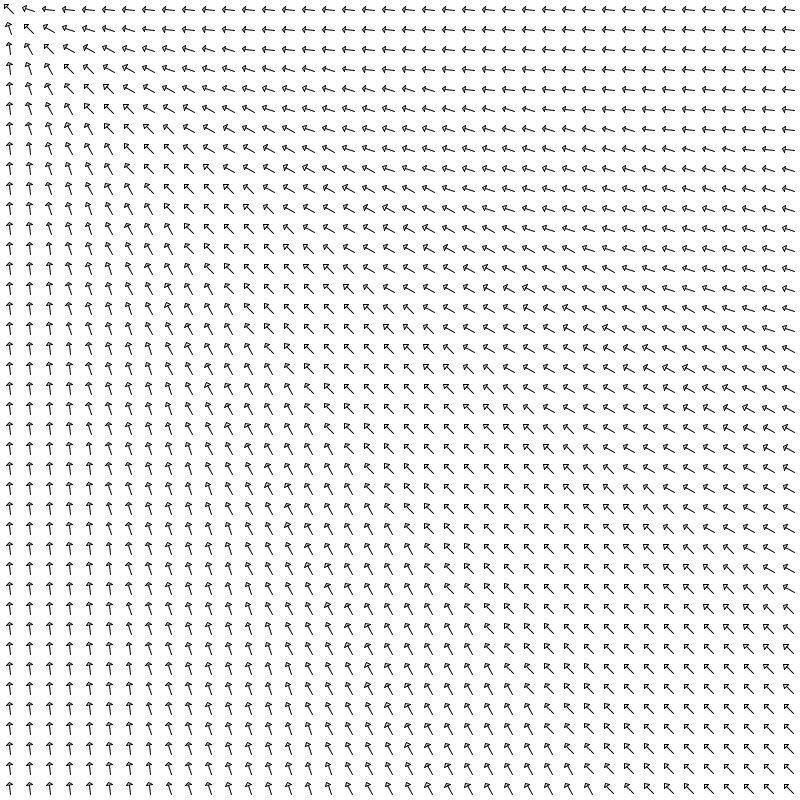
Frame 1 (no input)
Frame 60 (the mouse pressed at the canvas centre just before this capture): identical to frame 1, image omitted
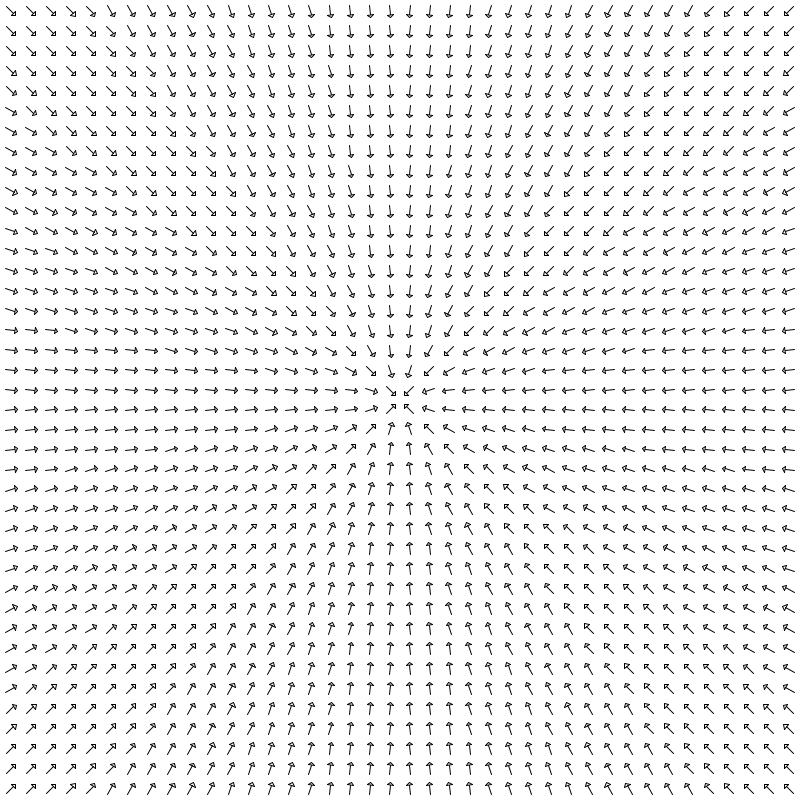
Frame 120 (the mouse held since frame 60 and released just before this capture)

The Processing sketch that drew these frames (run headless with seeded random() and noise(); from frame 60 on, the mouse is pressed at the canvas centre):

// Processing sketch: pvector_linhas_direcionadas
// ── pvector_linhas_direcionadas.pde
PVector[] lines;
// cria um array para guardar a origem das linhas
PVector[] current_lines;
// cria um array para guardar o vetor resultante
// da subtração do vetor da linha com o vetor da
// posição do cursor
int standard_spacing = 20;
// define um espaçamento padrão entre cada linha
int standard_dimension = 10;
// define a dimensão padrão da linha
PVector current_mouse;
// vetor que recebe as coordenadas do cursor a cada iteração de draw()
int current_x, current_y;
// variáveis que atualizam a posição de cada linha
// (usadas somente na inicialização do array lines)

void setup(){
  size(800,800);
  // define o tamanho do canvas
  fill(255);
  int indexes = (width/standard_spacing)*(height/standard_spacing);
  // calcula o número de linhas que cabem na tela
  lines = new PVector[indexes];
  // inicializa o array de linhas com o tamanho definido pela variável indexes
  for(int i = 0; i < lines.length; i++){
    // itera por cada index do array lines
    current_x = ((i*standard_spacing)%width) + ((standard_spacing-standard_dimension));
    // define a origem de cada linha no eixo horizontal [x] (cada index no array
    // corresponde a uma linha)
    current_y = (((i*standard_spacing)/width)*standard_spacing) + ((standard_spacing-standard_dimension));
    // define a origem de cada linha no eixo vertical [y]
    lines[i] = new PVector(current_x, current_y);
    // cria um PVector com o x e y definidos;
    // o PVector é guardado no index atual (variável i)
  }
  current_lines = new PVector[indexes];
  // inicializa o array current_lines com o mesmo número de indexes
  // que lines
//println(indexes);
  smooth();
  // indica que as linhas no programa deverão ser suavizadas quando renderizadas
}

void draw(){
  noStroke();
  // indica que formas geométricas deverão ser desenhadas sem contorno
  rect(0, 0,width,height);
  // desenha um retângulo branco sobre o canvas a cada iteração,
  // apagando o que havia sido desenhado na iteração anterior
  
  current_mouse = new PVector(mouseX, mouseY);
  // inicializa o PVector current_mouse com as coordenadas x e y do cursor
  stroke(0);
  // atribui a cor 0 [preto] às linhas de contorno das
  // formas geométricas a serem desenhadas
  
  for(int i = 0; i < lines.length; i++){
    // itera por todos os indexes do array lines
    // para fazer os cálculos e desenhar as linhas
    current_lines[i] = new PVector(lines[i].x,lines[i].y);
    // é criando um PVector no index atual do array current_lines
    // com as mesmas coordenadas do array lines
    current_lines[i].sub(current_mouse);
    // o PVector current_lines[i] é subtraído do PVector current_mouse,
    // gerando um vetor que indica a direção do ponto de origem (lines)
    // ao cursor (current_mouse)
    pushMatrix();
    translate(lines[i].x,lines[i].y);
    // a coordenada (0,0) da composição é movida para a coordenada da origem da linha
    //pushMatrix();
    rotate(current_lines[i].heading());
    // a composição é rotacionada na mesma direção do vetor resultante do cálculo
    // entre origem da linha e posição atual do cursor (portanto todas as linhas
    // apontarão em direção ao cursor)
//line(0,0,10,0);
//line(0,-3,0,3);
//line(0,-3,-3,0);
//line(0,3,-3,0);
    line(-5,0,5,0);
    // a linha é desenhada
    line(-5,-3,-5,3);
    line(-5,-3,-8,0);
    line(-5,3,-8,0);
    // as linhas que consistem na cabeça da seta são desenhadas
    //popMatrix();
    popMatrix();
  }
}
